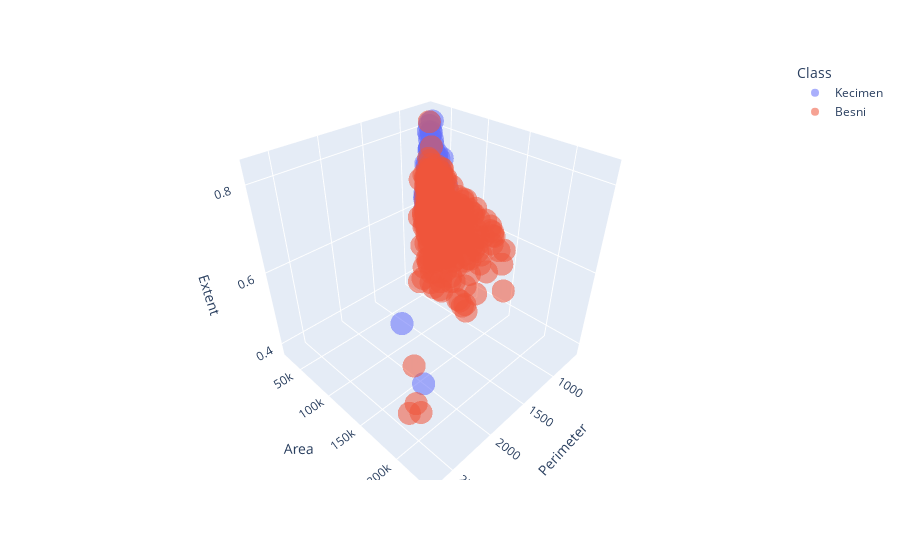

The code cell stored with this chart in its notebook:
### Code cell
# %matplotlib notebook
from mpl_toolkits.mplot3d import Axes3D

fig = px.scatter_3d(df, x='Perimeter', y='Area', z='Extent', color='Class', opacity=0.55)
fig.show()

### Figure 1 — Plotly figure (JSON) as saved in the notebook; plotly's stock layout.template omitted (floating-point values rounded to 4 significant figures; data arrays with more than 128 entries replaced by an {"elided": "..."} marker saying what was removed)
{"data": [{"hovertemplate": "Class=Kecimen<br>Perimeter=%{x}<br>Area=%{y}<br>Extent=%{z}<extra></extra>", "legendgroup": "Kecimen", "marker": {"color": "#636efa", "opacity": 0.55, "symbol": "circle"}, "mode": "markers", "name": "Kecimen", "scene": "scene", "showlegend": true, "type": "scatter3d", "x": {"elided": "450 float values"}, "y": {"elided": "450 int values"}, "z": {"elided": "450 float values"}}, {"hovertemplate": "Class=Besni<br>Perimeter=%{x}<br>Area=%{y}<br>Extent=%{z}<extra></extra>", "legendgroup": "Besni", "marker": {"color": "#EF553B", "opacity": 0.55, "symbol": "circle"}, "mode": "markers", "name": "Besni", "scene": "scene", "showlegend": true, "type": "scatter3d", "x": {"elided": "450 float values"}, "y": {"elided": "450 int values"}, "z": {"elided": "450 float values"}}], "layout": {"legend": {"title": {"text": "Class"}, "tracegroupgap": 0}, "margin": {"t": 60}, "scene": {"domain": {"x": [0, 1], "y": [0, 1]}, "xaxis": {"title": {"text": "Perimeter"}}, "yaxis": {"title": {"text": "Area"}}, "zaxis": {"title": {"text": "Extent"}}}}}
